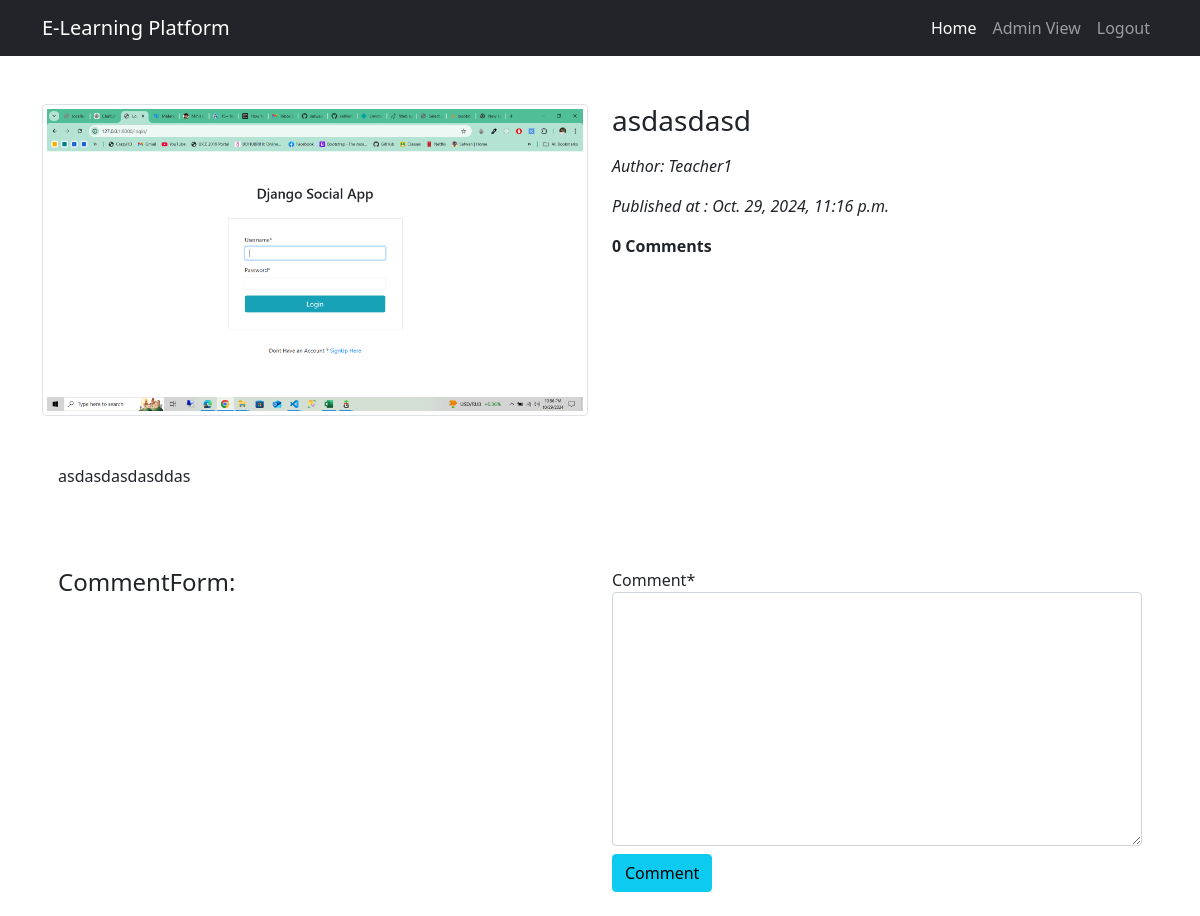
The app's page /view_article/asdasdasd-c133e7ed-0df4-4adc-90c4-fe562d07ef73/ (signed in) with its own data.
### App_Article/models.py (models this page shows, shortened)
class Article(models.Model):
    author=models.ForeignKey(Teacher,on_delete=models.CASCADE,related_name='article_author')
    title=models.CharField(max_length=264,verbose_name='Put A Title')
    slug=models.SlugField(max_length=264,unique=True)
    content=models.TextField(verbose_name='Write Article Contents Here..')
    article_image=models.ImageField(verbose_name='Choose an Image',upload_to='article_images')
    publish_date=models.DateTimeField(auto_now_add=True)
    update_date=models.DateTimeField(auto_now=True)
    class Meta:
        ordering=('-publish_date',)
        verbose_name_plural='Article'
        db_table = 'Article'

### App_Login/models.py (models this page shows, shortened)
class Teacher(models.Model):
    user=models.OneToOneField(User,on_delete=models.CASCADE,related_name='teacher')
    instituion=models.CharField(max_length=264,blank=True)
    date_joined=models.DateTimeField(auto_now_add=True)
    class Meta:
        verbose_name_plural='Teacher'
        db_table = 'Teacher'
    def __str__(self):
        return self.user.username

class User(AbstractBaseUser,PermissionsMixin):
    email=models.EmailField(unique=True,null=False)
    username=models.CharField(max_length=264)
    full_name=models.CharField(max_length=264,blank=True)
    address_1=models.TextField(max_length=264,blank=True)
    phone=models.CharField(max_length=20,blank=True)
    is_student=models.BooleanField(default=False)
    is_teacher=models.BooleanField(default=False)
    is_staff=models.BooleanField(
        gettext_lazy('staff_status'),default=False,help_text='Determines Whether They Can Log in this Site or not'
    )
    is_active=models.BooleanField(
        gettext_lazy('active'),default=True,help_text='Determines Whether their Account Status is Active or not'
    )
    USERNAME_FIELD='email'
    REQUIRED_FIELDS=['username']
    objects=MyuserManager()
    class Meta:
        verbose_name_plural='User'
        db_table = 'User'

### App_Article/views.py (the view, shortened to what this page needs)
# urls.py: path('view_article/<slug>/',views.detail,name='view_article'),
@login_required
def detail(request,slug):
    article=models.Article.objects.get(slug=slug)
    commentform=forms.CommentForm()
    return render(request,'App_Article/Detail.html',context={'article':article,'form':commentform})

### App_Article/forms.py
class CommentForm(forms.ModelForm):
    class Meta:
        model=models.Comment
        fields=('comment',)

### templates/App_Article/Detail.html (shortened to what this page needs)
{% extends "Base.html" %}
{% load crispy_forms_tags %}
{% block body_block %}
<div class="row mt-5">
    <div class="col-sm-6">
      <img src="/media/{{article.article_image}}" alt="{{article_image}}/title" title='{{article.title}}' class="img-thumbnail">
    </div>
    <div class="col-sm-6">
      <h3>{{article.title}}</h3>
      <p><em> Author: {{article.author}} </em> </p>
      <p><em> Published at : {{article.publish_date}} </em> </p>
      <p> <strong>{{article.article_comment.count}} Comments  </strong> </p>
    </div>
  </div>
  <div class="row p-3 my-3">
    <p style="font-size: 30px;">
      {{article.content|linebreaks}}
    </p>
  </div>
  <div class="row p-3">
    <div class="col-sm-6">
       <h4> CommentForm: </h4>
    </div>
    <div class="col-sm-6">
      <form method="POST">
        {{form|crispy}}
        <input type="submit" value="Comment" class='btn btn-info my-2'>
      </form>
    </div>
  </div>
{% endblock body_block %}

### records on screen
Article: article_image (picture), title "asdasdasd", author "Teacher1", publish_date "Oct. 29, 2024, 11:16 p.m.", article_comment.count "0", content "asdasdasdasddas"
